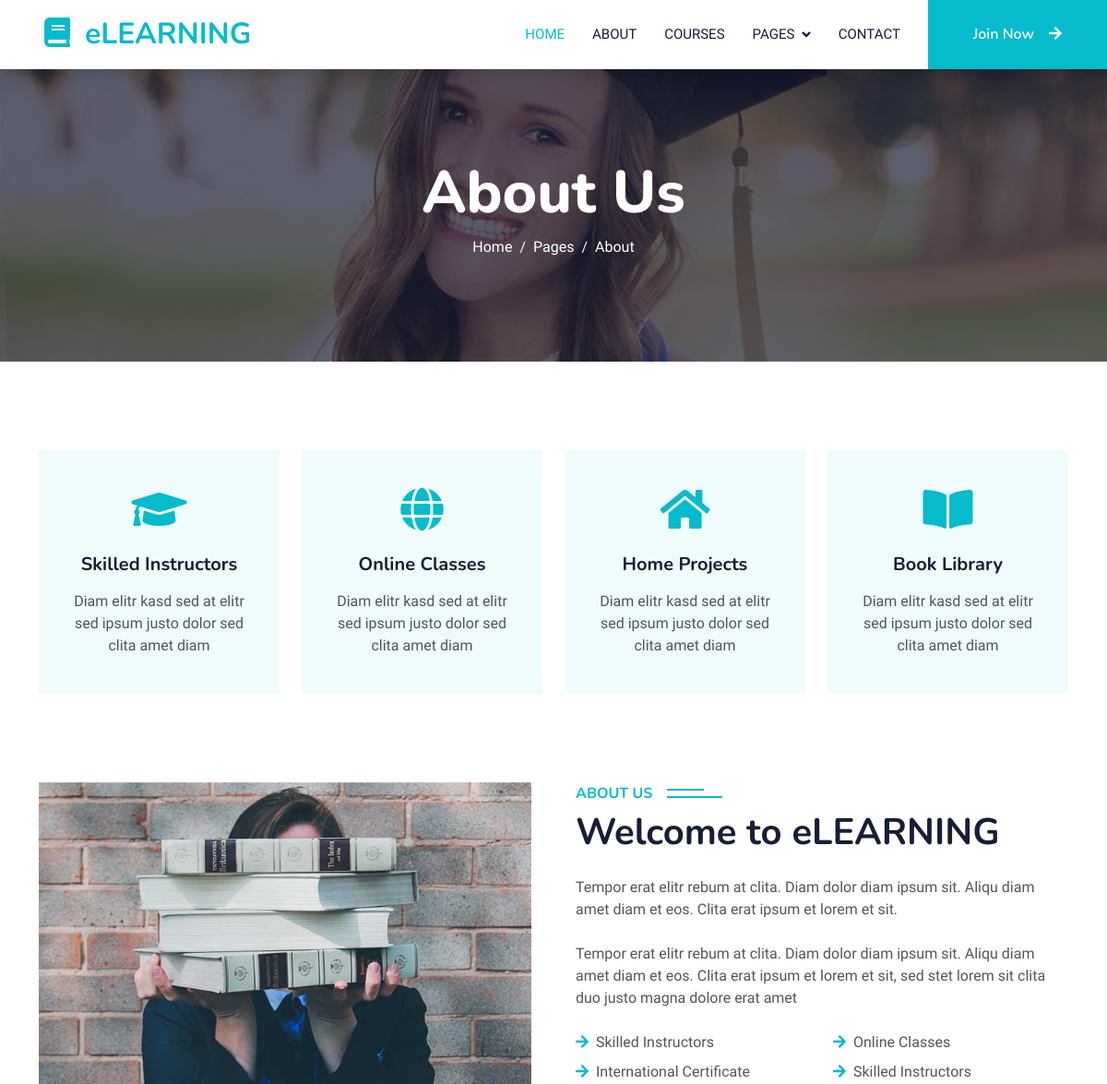
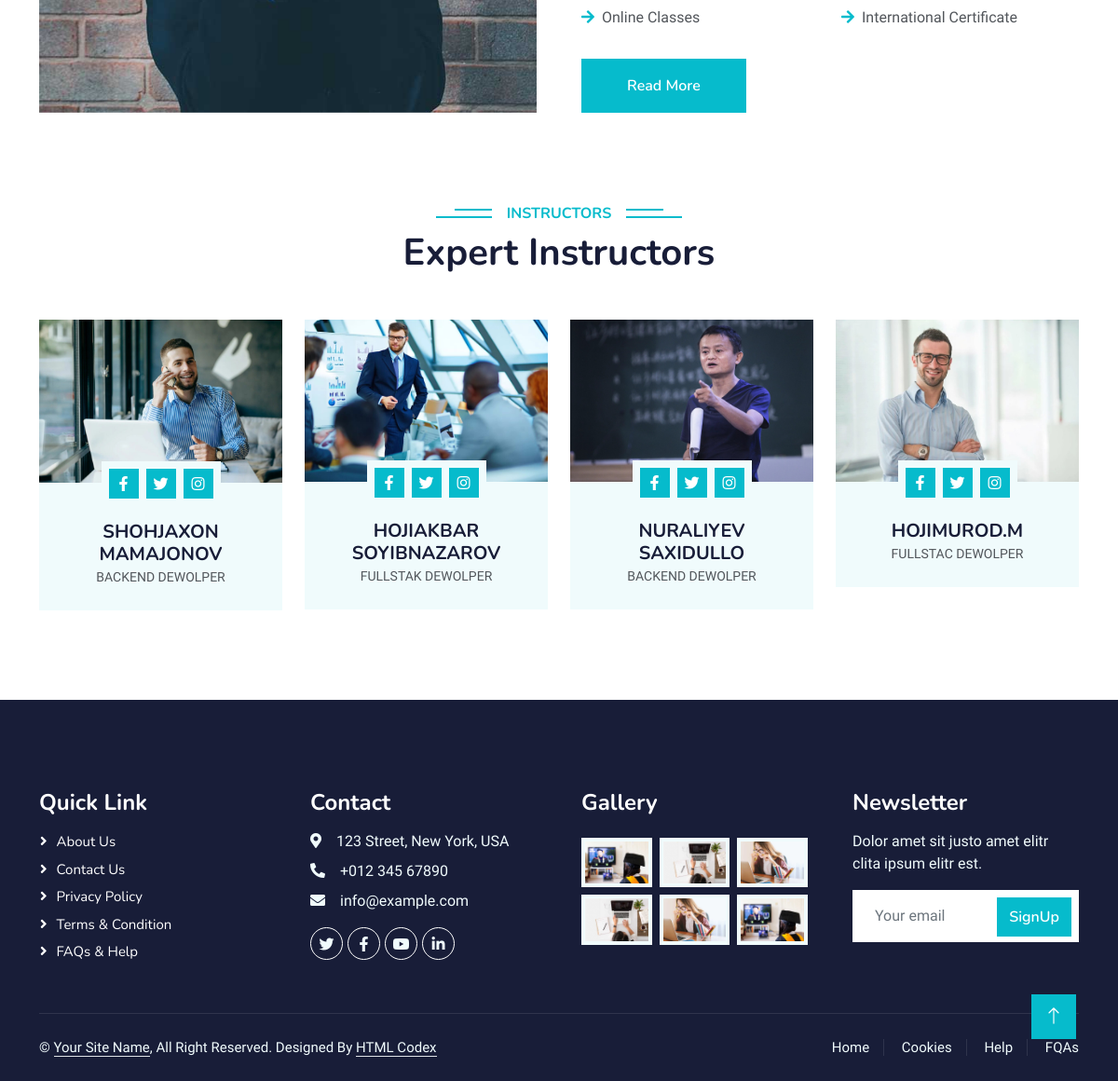
The page /about/ on the database its author committed (2 pictures, top to bottom).
### blog/models.py (models this page shows, shortened)
class Aexp(models.Model):
    name = models.CharField(max_length=300)
    bio = models.TextField()
    img = models.ImageField(upload_to='about/img')

### blog/views.py (the view)
# urls.py: path('about/', about, name='about'),
def about(request):
    aexps = Aexp.objects.all()
    context = {
        "aexps": aexps
    }
    return render(request,"about.html",context=context)

### template/about.html (shortened to what this page needs)
{% extends 'base.html' %}
{% load static %}
{% block content %}
    <div class="container-xxl py-5">
        <div class="container">
            <div class="row g-4">
                <div class="col-lg-3 col-sm-6 wow fadeInUp" data-wow-delay="0.1s">
                    <div class="service-item text-center pt-3">
                        <div class="p-4">
                            <i class="fa fa-3x fa-graduation-cap text-primary mb-4"></i>
                            <h5 class="mb-3">Skilled Instructors</h5>
                            <p>Diam elitr kasd sed at elitr sed ipsum justo dolor sed clita amet diam</p>
                        </div>
                    </div>
                </div>
                <div class="col-lg-3 col-sm-6 wow fadeInUp" data-wow-delay="0.3s">
                    <div class="service-item text-center pt-3">
                        <div class="p-4">
                            <i class="fa fa-3x fa-globe text-primary mb-4"></i>
                            <h5 class="mb-3">Online Classes</h5>
                            <p>Diam elitr kasd sed at elitr sed ipsum justo dolor sed clita amet diam</p>
                        </div>
                    </div>
                </div>
                <div class="col-lg-3 col-sm-6 wow fadeInUp" data-wow-delay="0.5s">
                    <div class="service-item text-center pt-3">
                        <div class="p-4">
                            <i class="fa fa-3x fa-home text-primary mb-4"></i>
                            <h5 class="mb-3">Home Projects</h5>
                            <p>Diam elitr kasd sed at elitr sed ipsum justo dolor sed clita amet diam</p>
                        </div>
                    </div>
                </div>
                <div class="col-lg-3 col-sm-6 wow fadeInUp" data-wow-delay="0.7s">
                    <div class="service-item text-center pt-3">
                        <div class="p-4">
                            <i class="fa fa-3x fa-book-open text-primary mb-4"></i>
                            <h5 class="mb-3">Book Library</h5>
                            <p>Diam elitr kasd sed at elitr sed ipsum justo dolor sed clita amet diam</p>
                        </div>
                    </div>
                </div>
            </div>
        </div>
    </div>
    <div class="container-xxl py-5">
        <div class="container">
            <div class="row g-5">
                <div class="col-lg-6 wow fadeInUp" data-wow-delay="0.1s" style="min-height: 400px;">
                    <div class="position-relative h-100">
                        <img class="img-fluid position-absolute w-100 h-100" src="{% static 'img/about.jpg' %}" alt="" style="object-fit: cover;">
                    </div>
                </div>
                <div class="col-lg-6 wow fadeInUp" data-wow-delay="0.3s">
                    <h6 class="section-title bg-white text-start text-primary pe-3">About Us</h6>
                    <h1 class="mb-4">Welcome to eLEARNING</h1>
                    <p class="mb-4">Tempor erat elitr rebum at clita. Diam dolor diam ipsum sit. Aliqu diam amet diam et eos. Clita erat ipsum et lorem et sit.</p>
                    <p class="mb-4">Tempor erat elitr rebum at clita. Diam dolor diam ipsum sit. Aliqu diam amet diam et eos. Clita erat ipsum et lorem et sit, sed stet lorem sit clita duo justo magna dolore erat amet</p>
                    <div class="row gy-2 gx-4 mb-4">
                        <div class="col-sm-6">
                            <p class="mb-0"><i class="fa fa-arrow-right text-primary me-2"></i>Skilled Instructors</p>
                        </div>
                        <div class="col-sm-6">
                            <p class="mb-0"><i class="fa fa-arrow-right text-primary me-2"></i>Online Classes</p>
                        </div>
                        <div class="col-sm-6">
                            <p class="mb-0"><i class="fa fa-arrow-right text-primary me-2"></i>International Certificate</p>
                        </div>
                        <div class="col-sm-6">
                            <p class="mb-0"><i class="fa fa-arrow-right text-primary me-2"></i>Skilled Instructors</p>
                        </div>
                        <div class="col-sm-6">
                            <p class="mb-0"><i class="fa fa-arrow-right text-primary me-2"></i>Online Classes</p>
                        </div>
                        <div class="col-sm-6">
                            <p class="mb-0"><i class="fa fa-arrow-right text-primary me-2"></i>International Certificate</p>
                        </div>
                    </div>
                    <a class="btn btn-primary py-3 px-5 mt-2" href="">Read More</a>
                </div>
            </div>
        </div>
    </div>
    <div class="container-xxl py-5">
        <div class="container">
            <div class="text-center wow fadeInUp" data-wow-delay="0.1s">
                <h6 class="section-title bg-white text-center text-primary px-3">Instructors</h6>
                <h1 class="mb-5">Expert Instructors</h1>
            </div>
            <div class="row g-4">
                {% for Aexp in aexps %}
                <div class="col-lg-3 col-md-6 wow fadeInUp" data-wow-delay="0.1s">
                    <div class="team-item bg-light">
                        <div class="overflow-hidden">
                            <a href="{% url 'aexpsDetail' Aexp.pk %}"><img class="img-fluid" src={{Aexp.img.url}} alt=""></a>
                        </div>
                        <div class="position-relative d-flex justify-content-center" style="margin-top: -23px;">
                            <div class="bg-light d-flex justify-content-center pt-2 px-1">
                                <a class="btn btn-sm-square btn-primary mx-1" href=""><i class="fab fa-facebook-f"></i></a>
                                <a class="btn btn-sm-square btn-primary mx-1" href=""><i class="fab fa-twitter"></i></a>
                                <a class="btn btn-sm-square btn-primary mx-1" href=""><i class="fab fa-instagram"></i></a>
                            </div>
                        </div>
                        <div class="text-center p-4">
                            <h5 class="mb-0">{{Aexp.name}}</h5>
                            <small>{{Aexp.bio}}</small>
                        </div>
                    </div>
                </div>
                {% endfor %}
            </div>
        </div>
    </div>
    <a href="#" class="btn btn-lg btn-primary btn-lg-square back-to-top"><i class="bi bi-arrow-up"></i></a>
</body>
</html>
{% endblock content %}

### static/css/style.css (style rules this page uses)
:root { --primary: #06BBCC; --light: #F0FBFC; --dark: #181d38; }
.back-to-top { position: fixed; display: none; right: 45px; bottom: 45px; z-index: 99; }
.btn { font-family: 'Nunito', sans-serif; font-weight: 600; transition: .5s; }
.btn.btn-primary, .btn.btn-secondary { color: #FFFFFF; }
.btn-sm-square { width: 32px; height: 32px; }
.btn-lg-square { width: 48px; height: 48px; }
.btn-square, .btn-sm-square, .btn-lg-square { padding: 0; display: flex; align-items: center; justify-content: center; font-weight: normal; border-radius: 0px; }
.section-title { position: relative; display: inline-block; text-transform: uppercase; }
.section-title::before { position: absolute; content: ""; width: calc(100% + 80px); height: 2px; top: 4px; left: -40px; background: var(--primary); z-index: -1; }
.section-title::after { position: absolute; content: ""; width: calc(100% + 120px); height: 2px; bottom: 5px; left: -60px; background: var(--primary); z-index: -1; }
.section-title.text-start::before { width: calc(100% + 40px); left: 0; }
.section-title.text-start::after { width: calc(100% + 60px); left: 0; }
.service-item { background: var(--light); transition: .5s; }
.service-item * { transition: .5s; }
.team-item img { transition: .5s; }

### template/base.html (style rules this page uses)
:root { --primary: #06BBCC; --light: #F0FBFC; --dark: #181d38; }
.back-to-top { position: fixed; display: none; right: 45px; bottom: 45px; z-index: 99; }
.btn { font-family: 'Nunito', sans-serif; font-weight: 600; transition: .5s; }
.btn.btn-primary, .btn.btn-secondary { color: #FFFFFF; }
.btn-sm-square { width: 32px; height: 32px; }
.btn-lg-square { width: 48px; height: 48px; }
.btn-square, .btn-sm-square, .btn-lg-square { padding: 0; display: flex; align-items: center; justify-content: center; font-weight: normal; border-radius: 0px; }
.section-title { position: relative; display: inline-block; text-transform: uppercase; }
.section-title::before { position: absolute; content: ""; width: calc(100% + 80px); height: 2px; top: 4px; left: -40px; background: var(--primary); z-index: -1; }
.section-title::after { position: absolute; content: ""; width: calc(100% + 120px); height: 2px; bottom: 5px; left: -60px; background: var(--primary); z-index: -1; }
.section-title.text-start::before { width: calc(100% + 40px); left: 0; }
.section-title.text-start::after { width: calc(100% + 60px); left: 0; }
.service-item { background: var(--light); transition: .5s; }
.service-item * { transition: .5s; }
.team-item img { transition: .5s; }

### rows shown on the page
Aexp: img (picture), name "SHOHJAXON MAMAJONOV", bio "BACKEND DEWOLPER"
Aexp: img (picture), name "HOJIAKBAR SOYIBNAZAROV", bio "FULLSTAK DEWOLPER"
Aexp: img (picture), name "NURALIYEV SAXIDULLO", bio "BACKEND DEWOLPER"
Aexp: img (picture), name "HOJIMUROD.M", bio "FULLSTAC DEWOLPER"
